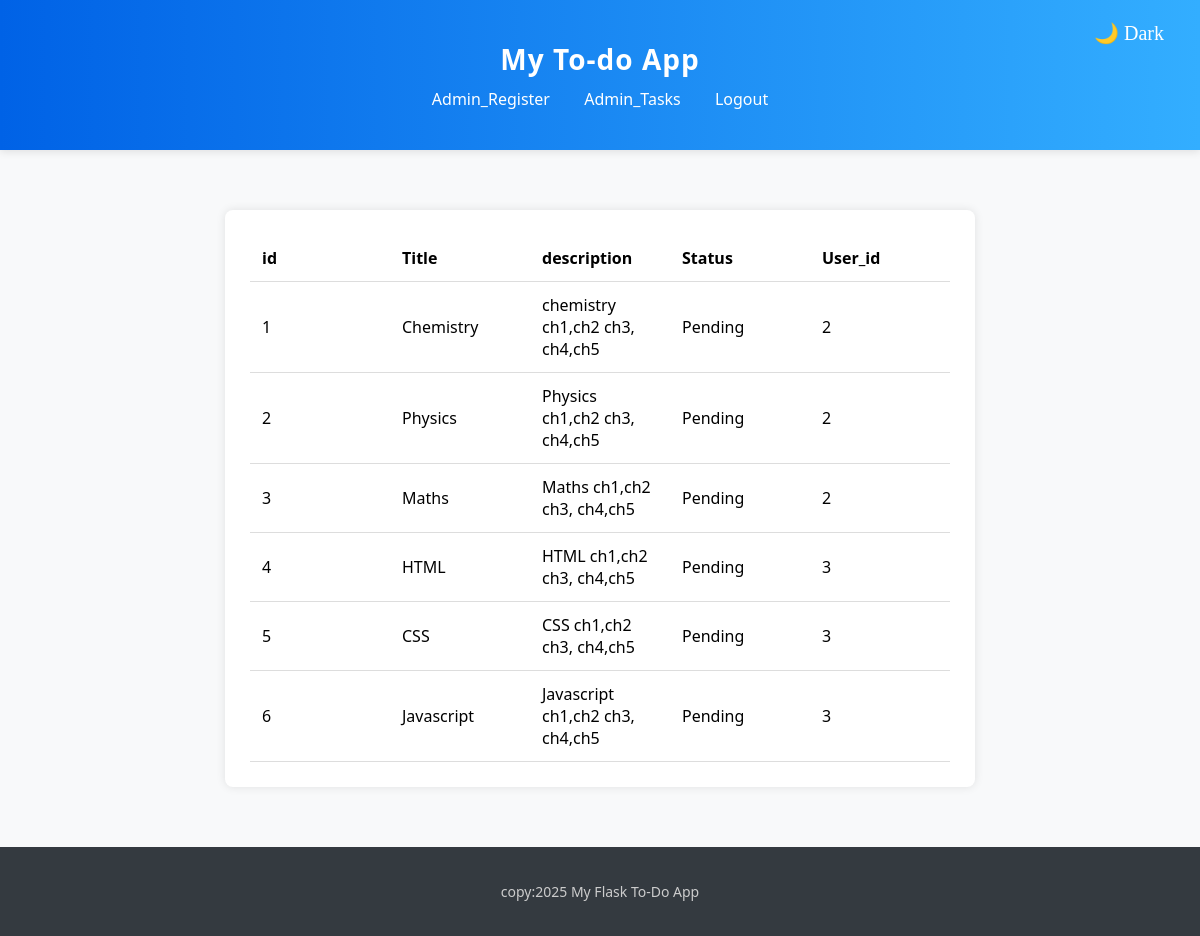
The page /admin_task (signed in) on the database as committed earlier.
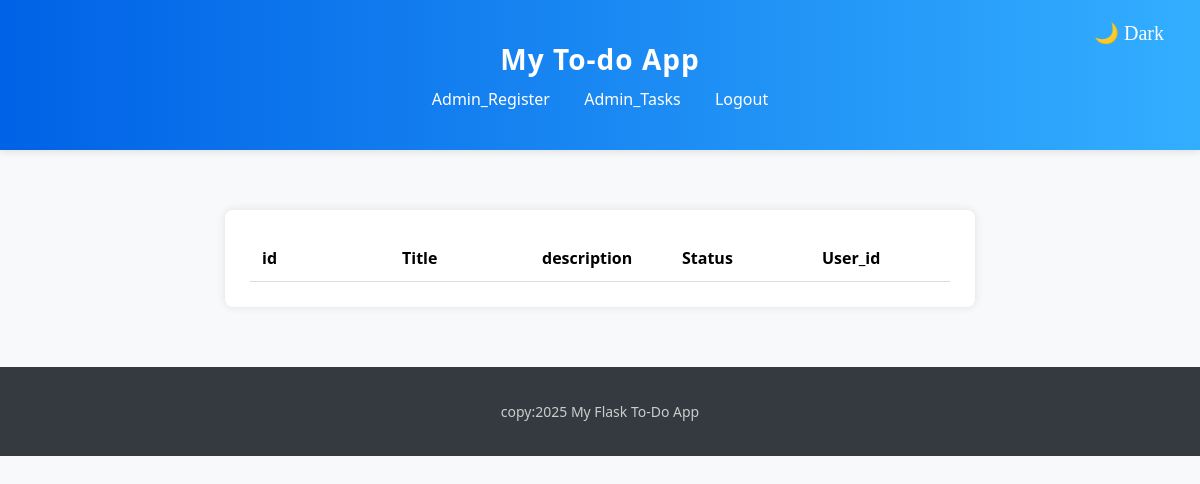
The same page on the database as committed later.
### app/models.py (models this page shows)
class Task(db.Model):
    __tablename__='task'
    id=db.Column(db.Integer, primary_key=True)
    title=db.Column(db.String(100), nullable=False)
    description=db.Column(db.String(300), nullable=False)
    status=db.Column(db.String(20), default="Pending")
    user_id = db.Column(db.Integer, db.ForeignKey('register.uid'), nullable=False)

### app/routes/auth.py (the view)
@auth_bp.route('/admin_task')
def admin_task():
    if session.get('user_id') and session.get('role') == 'admin':
        Tasks=Task.query.all()
        return render_template('admin_task.html',Tasks=Tasks,session=session)
    else:
        return abort(403)

### app/templates/admin_task.html (shortened to what this page needs)
{% extends "base.html" %}
{% block content %}
<div class="task-box">
      <table class="task-table">
            <thead>
                <tr>
                    <th>id</th>
                    <th>Title</th>
                    <th>description</th>
                    <th>Status</th>
                    <th>User_id</th>
                </tr>
            </thead>
            <tbody>
                {% for task in Tasks  %}
                <tr>
                    <td>{{task.id}}</td>
                    <td>{{task.title}}</td>
                    <td>{{task.description}}</td>
                    <td>{{task.status}}</td>
                    <td>{{task.user_id}}</td>
                </tr>
                {% endfor %}
            </tbody>
        </table>
</div>
{% endblock %}

### app/templates/base.html (shortened to what this page needs)
<!DOCTYPE html>
<html lang="en">
<head>
    <link rel="stylesheet" href="{{url_for('static',filename='style.css')}}">
</head>
<body>
    <header>
        <div class="container">
            <h1>My To-do App</h1>
            <nav>
                {%  if session.get('user_id') and session.get('role') == 'admin'%}
                 <a href="{{url_for('auth.admin')}}">Admin_Register</a>
                 <a href="{{url_for('auth.admin_task')}}">Admin_Tasks</a>
                <a href="{{url_for('auth.logout')}}">Logout</a>
                {% endif %}
            </nav>
            <button id="theme-toggle" class="theme-toggle">🌙</button>
        </div>
    </header>
    <main class="container">
        {% block content %}
        {% endblock %}
    </main>
    <footer>
        <div class="container">
            <p>copy:{{2025}} My Flask To-Do App</p>
        </div>
    </footer>
</body>
</html>

### app/static/style.css (style rules this page uses)
body { margin:0; font-family:'Segoe UI', Tahoma, Geneva, Verdana, sans-serif; background-color: #f8f9fa; }
.container { max-width: 800px; margin: auto ; padding: 20px; }
header { background:linear-gradient(to right, #0062E6,#33AeFF); color: white; padding: 20px 0; box-shadow: 0 2px 8px rgba(0,0,0,0.1); }
header h1 { margin: 0; font-size: 28px; text-align: center; letter-spacing: 1px; }
nav { text-align: center; margin-top: 10px; }
nav a { color: white; text-decoration: none; margin:0 15px; font-weight: 500; transition: color 0.3s ease }
footer { background-color: #343a40; color: #ccc; padding: 15px 0; text-align: center; font-size: 14px; margin-top: 0 -2 8px rgba(0,0,0,0.1); }
footer p { margin: 0; }
.task-box { max-width: 700px; margin: 40px auto; background-color: white; padding: 25px; border-radius: 8px; box-shadow: 0 0 10px rgba(0,0,0,0.1); }
.task-table { width: 100%; border-collapse: collapse; table-layout: fixed; }
.task-table th, .task-table td { text-align: left; padding: 12px; border-bottom: 1px solid #ddd; }
.task-table th { background: color #f2f2f2; ; }
.theme-toggle { position: absolute; top: 20px; right: 30px; background: none; border: none; font-size: 22px; color: white; cursor: pointer; z-index: 1000; font-family: serif; font-size: 20px; }

Rows that differ between the two databases and show on the page:
removed Task: id "1", title "Chemistry", description "chemistry ch1,ch2 ch3, ch4,ch5", status "Pending", user_id "2"
removed Task: id "2", title "Physics", description "Physics ch1,ch2 ch3, ch4,ch5", status "Pending", user_id "2"
removed Task: id "3", title "Maths", description "Maths ch1,ch2 ch3, ch4,ch5", status "Pending", user_id "2"
removed Task: id "4", title "HTML", description "HTML ch1,ch2 ch3, ch4,ch5", status "Pending", user_id "3"
removed Task: id "5", title "CSS", description "CSS ch1,ch2 ch3, ch4,ch5", status "Pending", user_id "3"
removed Task: id "6", title "Javascript", description "Javascript ch1,ch2 ch3, ch4,ch5", status "Pending", user_id "3"
